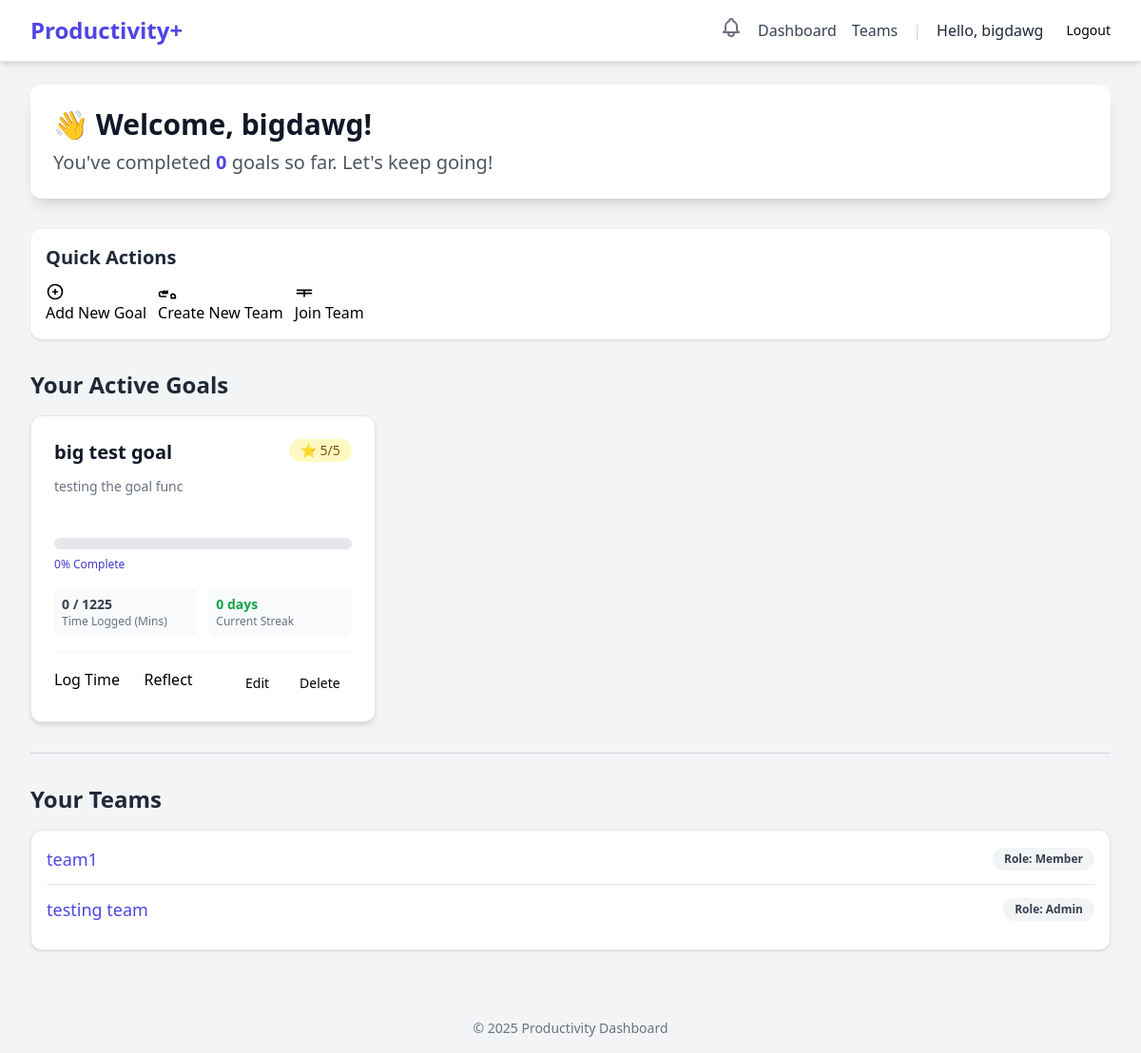
Page /dashboard/ (signed in) on the earlier database version.
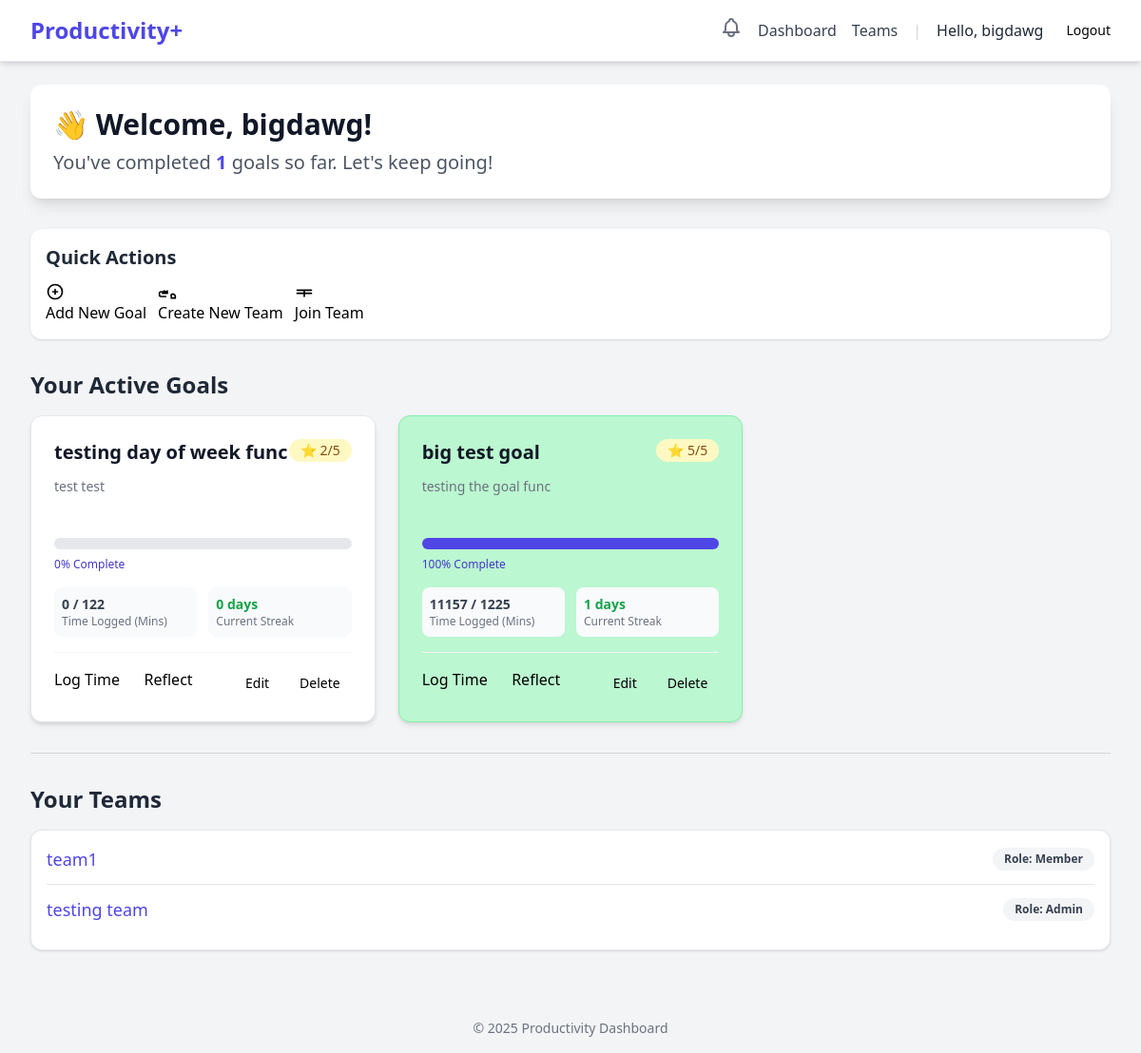
Same page on the later database version.
### users/models.py (models this page shows, shortened)
class CustomUser(AbstractUser):
    class Role(models.TextChoices):
        USER = 'USER', 'User'
        ADMIN = 'ADMIN', 'Admin'
    role = models.CharField(max_length=50, choices=Role.choices, default=Role.USER)
    email = models.EmailField(unique=True)
    created_at = models.DateTimeField(auto_now_add=True)

### dashboard/models.py (models this page shows, shortened)
class BaseGoal(models.Model):
    title = models.CharField(max_length=255)
    description = models.TextField(blank=True, null=True)
    start_date = models.DateField()
    end_date = models.DateField(blank=True, null=True)
    target_time = models.DurationField(
        help_text="Target time to spend"
    )
    real_time = models.DurationField(
        default=timedelta(seconds=0),
        help_text="Actual time spent so far"
    )
    completed = models.BooleanField(default=False)
    created_at = models.DateTimeField(auto_now_add=True)
    updated_at = models.DateTimeField(auto_now=True)
    class Meta:
        abstract = True # This makes it a template, not a database table
        ordering = ['-created_at']

class PersonalGoal(BaseGoal):
    user = models.ForeignKey(
        settings.AUTH_USER_MODEL,
        on_delete=models.CASCADE,
        related_name='goals'
    )
    days_of_the_week = models.CharField(max_length=7, blank=True)
    importance_level = models.PositiveSmallIntegerField(
        default=1,
        validators = [MinValueValidator(1), MaxValueValidator(5)])
    class Meta:
        db_table = 'dashboard_goal'

### teams/models.py (models this page shows, shortened)
class TeamMember(models.Model):
    class Role(models.TextChoices):
        MEMBER = 'MEMBER', 'Member'
        ADMIN = 'ADMIN', 'Admin' # Or 'Leader'
    user = models.ForeignKey(settings.AUTH_USER_MODEL, on_delete=models.CASCADE)
    team = models.ForeignKey(Team, on_delete=models.CASCADE)
    role = models.CharField(max_length=50, choices=Role.choices, default=Role.MEMBER)
    created_at = models.DateTimeField(auto_now_add=True)
    class Meta:
        unique_together = ('user', 'team')

class Team(models.Model):
    team_name = models.CharField(max_length=255)
    team_desc = models.TextField(blank=True, null=True, help_text="Description")
    members = models.ManyToManyField(
        settings.AUTH_USER_MODEL,
        through='TeamMember',
        related_name='teams'
    )
    created_at = models.DateTimeField(auto_now_add=True)

### dashboard/views.py (the view)
# urls.py: path('', views.dashboard_view, name='dashboard_view'),
@login_required
def dashboard_view(request):
    user_goals = PersonalGoal.objects.filter(user=request.user).order_by('-created_at')
    goals_with_progress = []
    completed_goals_count = 0
    today = date.today()
    for goal in user_goals:
        target_time_minutes = goal.target_time.total_seconds() / 60 if goal.target_time else 0
        real_time_minutes = goal.real_time.total_seconds() / 60 if goal.real_time else 0
        if target_time_minutes > 0:
            progress_percentage = min(100, int((real_time_minutes / target_time_minutes) * 100))
        else:
            progress_percentage = 0
        if goal.completed:
            completed_goals_count += 1
        current_streak = 0
        goal_log_dates = PersonalTimeLog.objects.filter(
            goal=goal
        ).dates('log_date', 'day')
        logged_dates_set = set(goal_log_dates)
        check_date = today
        if today not in logged_dates_set:
            check_date = today - timedelta(days=1)
        while check_date in logged_dates_set:
            current_streak += 1
            check_date -= timedelta(days=1)
        goals_with_progress.append({
            'goal': goal,
            'progress_percentage': progress_percentage,
            'current_streak': current_streak,
            'real_time_minutes': real_time_minutes,
            'target_time_minutes': target_time_minutes,
        })
    user_teams = request.user.teammember_set.all()
    context = {
        'goals_with_progress': goals_with_progress,
        'completed_goals_count': completed_goals_count,
        'user_teams': user_teams,
    }
    return render(request, 'dashboard/dashboard.html', context)

### users/context_processors.py (called while the page is built)
def unread_notifications(request):
    if request.user.is_authenticated:
        notifications = Notification.objects.filter(
            user=request.user,
            is_read=False
        )
        return {
            'unread_notifications': notifications,
            'unread_notification_count': notifications.count()
        }
    return {}

### templates/dashboard/dashboard.html (shortened to what this page needs)
{% extends "base.html" %}
{% block content %}
<div class="max-w-7xl mx-auto py-6 sm:px-6 lg:px-8">
    <div class="dashboard-header mb-8 p-6 bg-white rounded-xl shadow-lg">
        <h2 class="text-3xl font-extrabold text-gray-900">👋 Welcome, {{ user.username }}!</h2>
        <p class="mt-2 text-xl text-gray-600">You've completed <span class="font-bold text-indigo-600">{{ completed_goals_count }}</span> goals so far. Let's keep going!</p>
    </div>
    <div class="actions-section mb-8 p-4 bg-white rounded-xl shadow">
        <h3 class="text-xl font-semibold mb-3 text-gray-800">Quick Actions</h3>
        <div class="flex flex-wrap gap-3">
            <a href="{% url 'dashboard:goal_create' %}" class="button button-primary">
                <svg class="w-5 h-5 mr-2" fill="none" stroke="currentColor" viewBox="0 0 24 24" xmlns="http://www.w3.org/2000/svg"><path stroke-linecap="round" stroke-linejoin="round" stroke-width="2" d="M12 9v3m0 0v3m0-3h3m-3 0H9m12 0a9 9 0 11-18 0 9 9 0 0118 0z"></path></svg>
                Add New Goal
            </a>
            <a href="{% url 'teams:team_create' %}" class="button button-secondary">
                Create New Team
            </a>
            <a href="{% url 'teams:team_list' %}" class="button button-secondary">
                <svg class="w-5 h-5 mr-2" fill="none" stroke="currentColor" viewBox="0 0 24 24" xmlns="http://www.w3.org/2000/svg"><path stroke-linecap="round" stroke-linejoin="round" stroke-width="2" d="M3 10h18M3 14h18m-9-4v8"></path></svg>
                Join Team
            </a>
        </div>
    </div>
    <div class="active-goals-section mb-8">
        <h3 class="text-2xl font-bold mb-4 text-gray-800">Your Active Goals</h3>
        {% if goals_with_progress %}
            <div class="grid grid-cols-1 md:grid-cols-2 lg:grid-cols-3 gap-6">
                {% for item in goals_with_progress %}
                <div class="goal-card p-6 rounded-xl border shadow-md {% if item.progress_percentage >= 100 %}bg-green-200 border-green-300{%else %}bg-white border-gray-200{% endif %} ">
                    <div class="flex justify-between items-start mb-3">
                        <h4 class="text-xl font-semibold text-gray-900">{{ item.goal.title }}</h4>
                        <span class="inline-flex items-center px-3 py-0.5 rounded-full text-sm font-medium bg-yellow-100 text-yellow-800">
                            ⭐ {{ item.goal.importance_level }}/5
                        </span>
                    </div>
                    <p class="text-sm text-gray-500 mb-4 h-12 overflow-hidden">{{ item.goal.description|truncatechars:80 }}</p>
                    <div class="progress-bar-container w-full bg-gray-200 rounded-full h-3 mb-2">
                        <div class="progress-bar h-3 rounded-full bg-indigo-600" style="width: {{ item.progress_percentage }}%;"></div>
                    </div>
                    <p class="text-xs font-medium text-indigo-700 mb-4">{{ item.progress_percentage }}% Complete</p>
                    <div class="grid grid-cols-2 gap-3 mb-4 text-sm text-gray-700">
                        <div class="p-2 bg-gray-50 rounded-lg">
                            <span class="block font-bold">{{ item.real_time_minutes|floatformat:0 }} / {{ item.target_time_minutes|floatformat:0 }}</span>
                            <span class="block text-xs text-gray-500">Time Logged (Mins)</span>
                        </div>
                        <div class="p-2 bg-gray-50 rounded-lg">
                            <span class="block font-bold text-green-600">{{ item.current_streak }} days</span>
                            <span class="block text-xs text-gray-500">Current Streak</span>
                        </div>
                    </div>
                    <div class="flex flex-wrap gap-2 pt-4 border-t border-gray-100">
                        <a href="{% url 'dashboard:time_log' goal_id=item.goal.id %}" class="button button-log flex-1">Log Time</a>
                        <a href="javascript:void(0)" class="button button-reflect flex-1" data-goal-id="{{ item.goal.id }}">
                            Reflect
                        </a>
                        <a href="{% url 'dashboard:goal_edit' goal_id=item.goal.id %}"
                        class="button button-secondary px-3 py-1.5 text-sm">
                            Edit
                        </a>
                        <a href="{% url 'dashboard:goal_delete' goal_id=item.goal.id %}"
                        class="button button-danger px-3 py-1.5 text-sm"
                        onclick="return confirm('Are you sure you want to delete {{ item.goal.title }}? This action cannot be undone.')">
                            Delete
                        </a>
                    </div>
                </div>
                {% endfor %}
            </div>
        {% else %}
            <div class="p-8 text-center bg-white rounded-xl shadow border border-gray-200">
                <p class="text-lg text-gray-500">You currently have no active goals.</p>
                <a href="{% url 'dashboard:goal_create' %}" class="mt-4 button button-primary">Start Your First Goal!</a>
            </div>
        {% endif %}
    </div>
    <hr class="my-8 border-gray-300">
    <div class="teams-section">
        <h3 class="text-2xl font-bold mb-4 text-gray-800">Your Teams</h3>
        {% if user_teams %}
            <ul class="space-y-3 p-4 bg-white rounded-xl shadow border border-gray-200">
            {% for membership in user_teams %}
                <li class="flex justify-between items-center border-b pb-3 last:border-b-0">
                    <a href="{% url 'teams:team_dashboard' team_id=membership.team.id %}" class="text-lg font-medium text-indigo-600 hover:text-indigo-800">
                        {{ membership.team.team_name }}
                    </a>
                    <span class="px-3 py-1 text-xs font-semibold rounded-full bg-gray-100 text-gray-700">
                        Role: {{ membership.get_role_display }}
                    </span>
                </li>
            {% endfor %}
            </ul>
        {% else %}
            <div class="p-4 bg-white rounded-xl shadow border border-gray-200">
                <p class="text-gray-500">You are not currently a member of any teams.</p>
            </div>
        {% endif %}
    </div>
</div>
{% endblock %}

### templates/base.html (shortened to what this page needs)
{% load static %}
<!DOCTYPE html>
<html lang="en">
<head>
    <script src="https://cdn.tailwindcss.com"></script>
</head>
<body class="bg-gray-100 font-sans">
    <nav class="bg-white shadow-md border-b border-gray-200">
        <div class="max-w-7xl mx-auto px-4 sm:px-6 lg:px-8">
            <div class="flex justify-between items-center h-16">
                <div class="flex-shrink-0">
                    <a href="{% url 'index' %}" class="text-2xl font-bold text-indigo-600">Productivity+</a>
                </div>
                <div class="flex items-center space-x-4">
                    {% if user.is_authenticated %}
                    <div class="relative">
                        <button id="notification-bell" class="text-gray-500 hover:text-gray-700">
                        </button>
                        </div>
                        <a href="{% url 'dashboard:dashboard_view' %}" class="text-gray-700 hover:text-indigo-600">Dashboard</a>
                        <a href="{% url 'teams:team_list' %}" class="text-gray-700 hover:text-indigo-600">Teams</a>
                        <span class="text-gray-300">|</span>
                        <span class="text-gray-800 font-medium">Hello, {{ user.username }}</span>
                        <form method="post" action="{% url 'logout' %}" class="flex items-center">
                            <button type="submit" class="ml-2 button button-secondary-danger text-sm">
                                Logout
                            </button>
                        </form>
                    {% else %}
                        <a href="{% url 'login' %}" class="button button-primary">Login</a>
                        <a href="{% url 'register' %}" class="button button-secondary">Sign Up</a>
                    {% endif %}
                </div>
            </div>
        </div>
    </nav>
    <main>
        {% block content %}
        {% endblock %}
    </main>
    <footer class="text-center py-4 mt-8 text-gray-500 text-sm">
        &copy; {% now "Y" %} Productivity Dashboard
    </footer>
</body>
</html>

### templates/dashboard/dashboard.html (style rules this page uses)
body { font-family: 'Inter', sans-serif; background-color: #f7f7f9; }
.goal-card, .teams-section { transition: transform 0.2s, box-shadow 0.2s; }

Differences in the rows shown:
added PersonalGoal: goal "testing day of week func", goal.importance_level "2", goal.description "test test", progress_percentage "0", real_time_minutes "0", target_time_minutes "122", current_streak "0"
changed PersonalGoal "big test goal": progress_percentage "0" → "100"; real_time_minutes "0" → "11157"; current_streak "0" → "1"
Other differences:
{{ completed_goals_count }}: "0" → "1"
